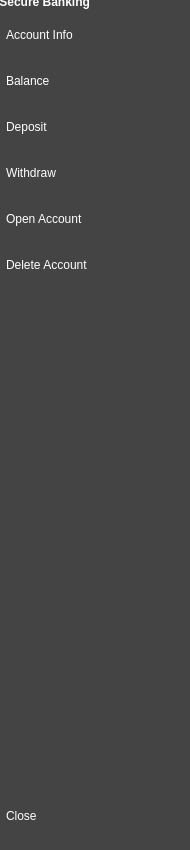
      <widget class="QWidget" name="icon_name" native="true">
       <property name="layoutDirection">
        <enum>Qt::LeftToRight</enum>
       </property>
       <property name="styleSheet">
        <string notr="true">QWidget{
	
	background-color: rgb(68, 68, 68);
}

QPushButton{
	color:white;
	font: 75 10pt &quot;MS Shell Dlg 2&quot;;
	text-align:left;
	border:none;
	height:40px;
	padding-left:10px;
	border-top-left-radius:10px;
	border-bottom-left-radius:10px;
}

Qlabel{
	color: rgb(255, 255, 255);
	font-weight:bold;
}

QPushButton:checked{
	background-color:white;
	color:black;
	font-weight:bold;
}


</string>
       </property>
       <widget class="QWidget" name="layoutWidget">
        <property name="geometry">
         <rect>
          <x>-4</x>
          <y>-5</y>
          <width>181</width>
          <height>841</height>
         </rect>
        </property>
        <layout class="QGridLayout" name="gridLayout">
         <item row="0" column="0">
          <widget class="QLabel" name="name">
           <property name="enabled">
            <bool>true</bool>
           </property>
           <property name="autoFillBackground">
            <bool>false</bool>
           </property>
           <property name="styleSheet">
            <string notr="true">color:rgb(255, 255, 255);
font: 75 9pt &quot;MS Shell Dlg 2&quot;;
font-weight:bold;</string>
           </property>
           <property name="text">
            <string> Secure Banking</string>
           </property>
           <property name="margin">
            <number>22</number>
           </property>
          </widget>
         </item>
         <item row="1" column="0">
          <widget class="QPushButton" name="accountt_info">
           <property name="text">
            <string>Account Info</string>
           </property>
           <property name="iconSize">
            <size>
             <width>45</width>
             <height>20</height>
            </size>
           </property>
           <property name="checkable">
            <bool>true</bool>
           </property>
           <property name="autoExclusive">
            <bool>true</bool>
           </property>
          </widget>
         </item>
         <item row="2" column="0">
          <widget class="QPushButton" name="balance">
           <property name="text">
            <string>Balance</string>
           </property>
           <property name="checkable">
            <bool>true</bool>
           </property>
           <property name="autoExclusive">
            <bool>true</bool>
           </property>
          </widget>
         </item>
         <item row="3" column="0">
          <widget class="QPushButton" name="add_money">
           <property name="text">
            <string>Deposit</string>
           </property>
           <property name="checkable">
            <bool>true</bool>
           </property>
           <property name="autoExclusive">
            <bool>true</bool>
           </property>
          </widget>
         </item>
         <item row="4" column="0">
          <widget class="QPushButton" name="withdraw_money">
           <property name="text">
            <string>Withdraw </string>
           </property>
           <property name="checkable">
            <bool>true</bool>
           </property>
           <property name="autoExclusive">
            <bool>true</bool>
           </property>
          </widget>
         </item>
         <item row="5" column="0">
          <widget class="QPushButton" name="open_account">
           <property name="text">
            <string>Open Account</string>
           </property>
           <property name="checkable">
            <bool>true</bool>
           </property>
           <property name="autoExclusive">
            <bool>true</bool>
           </property>
          </widget>
         </item>
         <item row="6" column="0">
          <widget class="QPushButton" name="delete_account">
           <property name="enabled">
            <bool>true</bool>
           </property>
           <property name="text">
            <string>Delete Account</string>
           </property>
           <property name="checkable">
            <bool>true</bool>
           </property>
           <property name="autoExclusive">
            <bool>true</bool>
           </property>
          </widget>
         </item>
         <item row="7" column="0">
          <spacer name="verticalSpacer_2">
           <property name="orientation">
            <enum>Qt::Vertical</enum>
           </property>
           <property name="sizeHint" stdset="0">
            <size>
             <width>20</width>
             <height>425</height>
            </size>
           </property>
          </spacer>
         </item>
         <item row="8" column="0">
          <widget class="QPushButton" name="quit">
           <property name="text">
            <string>Close</string>
           </property>
           <property name="checkable">
            <bool>true</bool>
           </property>
           <property name="autoExclusive">
            <bool>true</bool>
           </property>
          </widget>
         </item>
        </layout>
       </widget>
      </widget>
